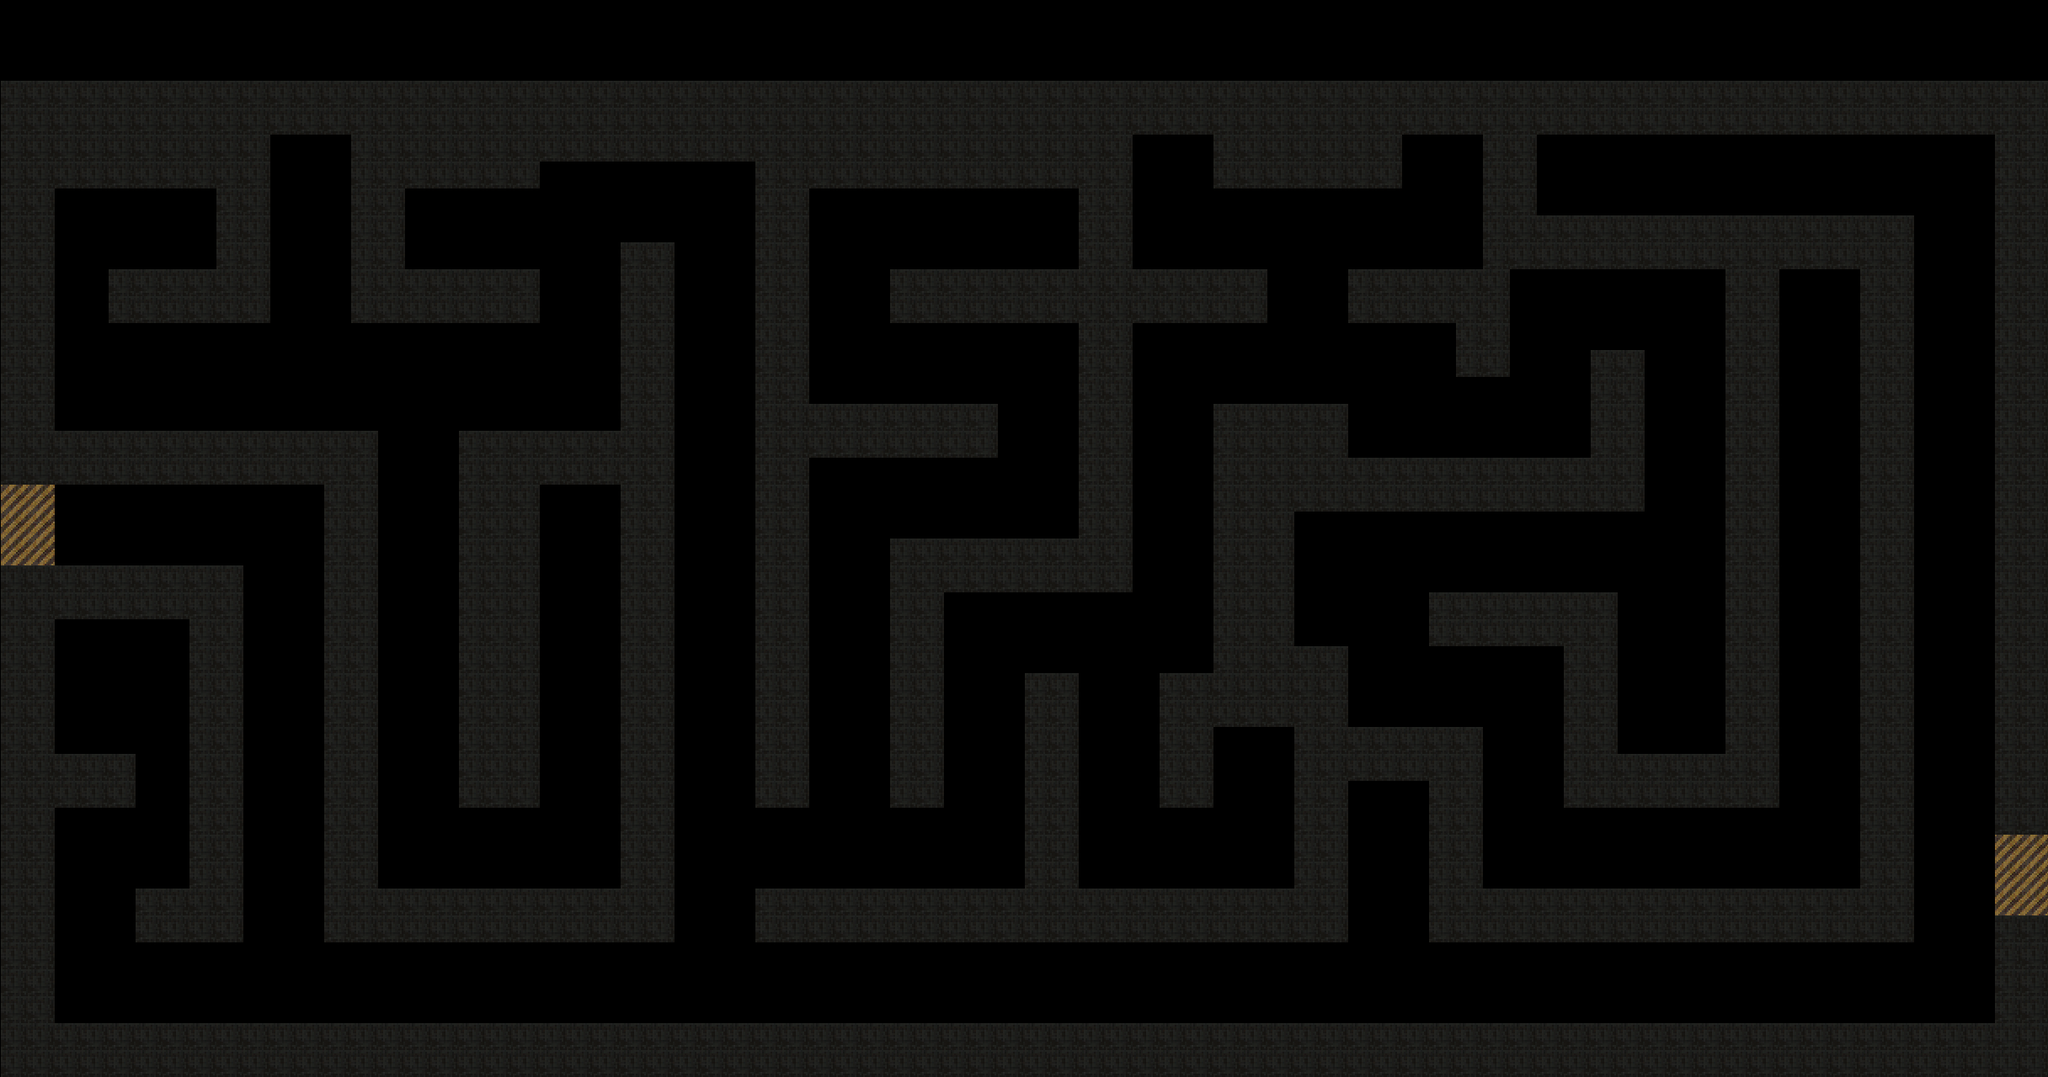

Below is a game level as drawn by its tile map, then a one-line description and the .tmx that defines it (tile-layer data replaced by summaries):
An orthogonal 76x40 tile map with 32x32 px tiles, 1 tile layer (Capa de Patrones 1), 4 tilesets.

<map version="1.0" tiledversion="1.1.4" orientation="orthogonal" renderorder="right-down" width="76" height="40" tilewidth="32" tileheight="32" infinite="0" nextobjectid="1">
 <tileset firstgid="1" name="laboratory_tileset____by_sd_arius-d37buur" tilewidth="32" tileheight="32" tilecount="256" columns="16">
  <image source="laboratory_tileset____by_sd_arius-d37buur.png" width="512" height="512" />
 </tileset>
 <tileset firstgid="257" name="variedad" tilewidth="32" tileheight="32" tilecount="483" columns="23">
  <image source="variedad.png" width="736" height="672" />
 </tileset>
 <tileset firstgid="740" name="paredes" tilewidth="32" tileheight="32" tilecount="180" columns="20">
  <image source="paredes.bmp" width="640" height="288" />
 </tileset>
 <tileset firstgid="920" name="lab_tileset" tilewidth="33" tileheight="33" spacing="3" margin="1" tilecount="132" columns="12">
  <image source="lab_tileset.png" width="432" height="396" />
 </tileset>
 <layer name="Capa de Patrones 1" width="76" height="40">
  <data>[3040 cells, 1312 non-empty, 2 distinct tile ids]</data>
 </layer>
</map>
